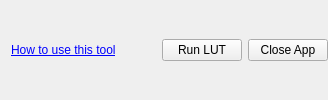
    <widget class="QFrame" name="frame_85">
     <property name="frameShape">
      <enum>QFrame::NoFrame</enum>
     </property>
     <property name="frameShadow">
      <enum>QFrame::Plain</enum>
     </property>
     <layout class="QGridLayout" name="gridLayout_66">
      <property name="rightMargin">
       <number>0</number>
      </property>
      <item row="0" column="5">
       <widget class="QPushButton" name="cmdClose">
        <property name="text">
         <string>Close App</string>
        </property>
       </widget>
      </item>
      <item row="0" column="2">
       <spacer name="horizontalSpacer_118">
        <property name="orientation">
         <enum>Qt::Horizontal</enum>
        </property>
        <property name="sizeHint" stdset="0">
         <size>
          <width>40</width>
          <height>20</height>
         </size>
        </property>
       </spacer>
      </item>
      <item row="0" column="3">
       <widget class="QPushButton" name="cmdRun">
        <property name="text">
         <string>Run LUT</string>
        </property>
        <property name="shortcut">
         <string>Ctrl+Shift+F10</string>
        </property>
       </widget>
      </item>
      <item row="0" column="0">
       <widget class="QLabel" name="label">
        <property name="text">
         <string>&lt;html&gt;&lt;head/&gt;&lt;body&gt;&lt;p&gt;&lt;a href=&quot;https://enmap-box-lmu-vegetation-apps.readthedocs.io/en/latest/apps/LUT.html#creation-of-look-up-tables&quot;&gt;&lt;span style=&quot; text-decoration: underline; color:#0000ff;&quot;&gt;How to use this tool&lt;/span&gt;&lt;/a&gt;&lt;/p&gt;&lt;/body&gt;&lt;/html&gt;</string>
        </property>
        <property name="openExternalLinks">
         <bool>true</bool>
        </property>
       </widget>
      </item>
     </layout>
    </widget>
